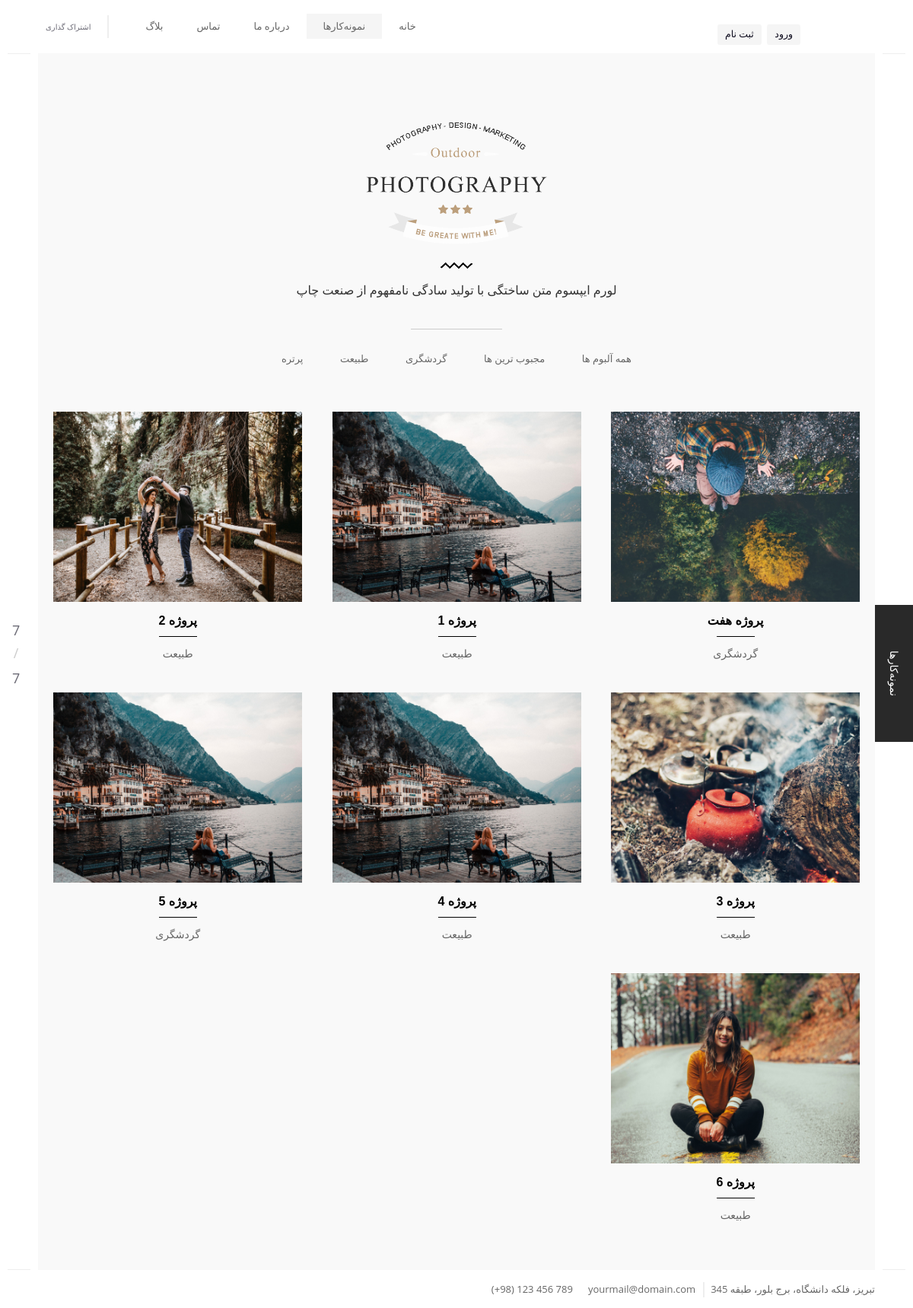
Page /gallery/ on the committed database.
### projects/models.py (models this page shows, shortened)
class Category(models.Model):
    title = models.CharField(max_length=300)
    class Meta:
        verbose_name = 'دسته بندی'
        verbose_name_plural = 'دسته بندی ها'
    def __str__(self):
        return self.title

class Project(models.Model):
    title = models.CharField(max_length=300, verbose_name='عنوان')
    info = models.TextField(verbose_name="توضیحات")
    photographer = models.ForeignKey(User, on_delete=models.SET_NULL, related_name='projects', null=True,
                                     verbose_name="عکاس")
    category = models.ForeignKey(Category, on_delete=models.SET_NULL, related_name='projects', null=True,
                                 verbose_name="دسته بندی")
    location = models.CharField(max_length=500, null=True, blank=True, verbose_name="مکان")
    customer = models.CharField(max_length=500, null=True, blank=True, verbose_name="مشتری")
    date = models.DateField(blank=True, null=True, verbose_name="تاریخ")
    add_time = models.DateField(auto_now_add=True)
    class Meta:
        ordering = ('-add_time',)
        verbose_name = 'پروژه'
        verbose_name_plural = 'پروژه ها'
    def get_absolute_url(self):
        return reverse('projects:projects_detail', kwargs={'pk': self.id})

### projects_media/models.py (models this page shows, shortened)
class Image(models.Model):
    project = models.ForeignKey(Project, on_delete=models.CASCADE, related_name='images', verbose_name='پروژه')
    image = models.ImageField(upload_to='image/projects')
    class Meta:
        verbose_name = 'عکس'
        verbose_name_plural = 'عکس ها'

### projects/views.py (the view)
# urls.py: path('', views.ProjectsListView.as_view(), name='projects_list'),
class ProjectsListView(ListView):
    model = Project
    context_object_name = 'projects'
    paginate_by = 12
    def get_queryset(self):
        queryset = super().get_queryset()
        category_title = self.request.GET.get('category')
        if category_title is not None:
            if category_title == 'bests':
                queryset = queryset.annotate(num_likes=Count('likes')).order_by('-num_likes')
            else:
                category = get_object_or_404(Category, title=category_title)
                queryset = queryset.filter(category=category)
        return queryset
    def get_context_data(self, **kwargs):
        context = super().get_context_data(**kwargs)
        context['categories'] = Category.objects.all()
        return context

### blog/context_processors.py (called while the page is built)
def new_articles(request):
    categories = models.BlogCategory.objects.all()
    new_articles = models.Article.objects.all()[:4]
    return {
        'new_articles':new_articles,
        'categories':categories
    }

### projects/templates/projects/project_list.html (shortened to what this page needs)
{% extends 'base.html' %}
{% load static %}
{% block content %}
    <div id="wrapper">
        <div class="content-holder elem scale-bg2 transition3">
            <div class="fixed-title"><span>نمونه‌کارها</span></div>
            <div class="count-folio">
                <div class="num-album"></div>
                <div class="all-album"></div>
            </div>
            <div class="content">
                <section>
                    <div class="container">
                        <div class="content-logo">
                            <img src="{% static 'images/content-logo.png' %}" alt="">
                        </div>
                        <div class="separator separator-image"><img src="{% static 'images/separator2.png' %}" alt="">
                        </div>
                        <h3 class="subtitle" style="color:#000;">لورم ایپسوم متن ساختگی با تولید سادگی نامفهوم از صنعت
                            چاپ </h3>
                        <div class="filter-holder inline-filters">
                            <div id="category-list">
                                <a href="{% url 'projects:projects_list' %}">همه آلبوم ها</a>
                                <a href="{% url 'projects:projects_list' %}?category=bests"
                                   >مجبوب
                                    ترین ها</a>
                                {% for category in categories %}
                                    <a href="{% url 'projects:projects_list' %}?category={{ category.title }}"
                                       >{{ category.title }}</a>
                                {% endfor %}
                            </div>
                        </div>
                    </div>
                    <div class="gallery-items    grid-big-pad three-coulms   vis-port-info">
                        <div id="project-list">
                            {% for project in projects %}
                                <div class="gallery-item travel">
                                    <div class="grid-item-holder">
                                        <div class="box-item">
                                            <a href="{{ project.get_absolute_url }}">
                                                {% if project.images.first == None %}
                                                    <img src={% static 'images/preimage.jpg' %} style= "width:
                                                    350px;height:
                                                    250px">
                                                {% else %}
                                                    <img src={{ project.images.first.image.url }} style= "width:
                                                    350px;height:
                                                    250px">
                                                {% endif %}
                                            </a>
                                        </div>
                                        <div class="grid-item ">
                                            <h3><a href="{{ project.get_absolute_url }}"
                                                   class="ajax portfolio-link">{{ project.title }}</a></h3>
                                            <span>{{ project.category }}</span>
                                        </div>
                                    </div>
                                </div>
                            {% empty %}
                                <h1>هیچ آلبومی یافت نشد!</h1>
                            {% endfor %}
                        </div>
                    </div>
                </section>
            </div>
        </div>
    </div>
{% endblock %}

### templates/base.html (shortened to what this page needs)
{% load static %}
<!DOCTYPE HTML>
<html lang="fa" dir="rtl">
<head>
    <link type="text/css" rel="stylesheet" href="{% static 'css/reset.css' %}">
    <link type="text/css" rel="stylesheet" href="{% static 'css/plugins.css' %}">
    <link type="text/css" rel="stylesheet" href="{% static 'css/style.css' %}">
    <link type="text/css" rel="stylesheet" href="{% static 'css/yourstyle.css' %}">
    <link type="text/css" rel="stylesheet" href="{% static 'css/bootstrap.min.css' %}">
</head>
<body>
<div id="main">
    <header>
        <div class="header-inner">
            <div style="width: 300px;height: 200px; " class="logo-holder">
                {% if request.user.is_authenticated %}
                    <div class="navbar-brand">
                        <div class="avatar">
                            <img src="{% static 'images/user.png' %}" alt="Your Avatar"
                                 class="avatar-img rounded-circle">
                            <span class="username">{{ request.user.first_name }}</span>
                            <a class="btn btn-outline-danger " href="{% url "account:logout" %}">logout </a>
                        </div>
                    </div>
                {% else %}
                    <div class="button-group-custome">
                        <button class="button-custome btn-lg"><a href="{% url 'account:login' %}"
                                                                 style="color: #0b091b"> ورود </a></button>
                        <button class="button-custome btn-lg"><a href="{% url 'account:register' %}"
                                                                 style="color: #0b091b"> ثبت نام </a></button>
                    </div>
                {% endif %}
            </div>
            <div class="show-share isShare">اشتراک گذاری</div>
            <div class="nav-holder">
                <nav>
                    <ul>
                        <li><a href="{% url 'home:home' %}"
                               class="{% if request.resolver_match.url_name == 'home' %}act-link{% endif %}">خانه</a>
                        </li>
                        <li><a href="{% url 'projects:projects_list' %}"
                               class="{% if request.resolver_match.url_name == 'projects_list' %}act-link{% endif %}">نمونه‌کارها</a>
                        </li>
                        <li><a href="{% url 'about:about' %}"
                               class="{% if request.resolver_match.url_name == 'about' %}act-link{% endif %}">درباره
                            ما </a>
                        </li>
                        <li><a href="{% url 'contact:message' %}"
                               class="{% if request.resolver_match.url_name == 'message' %}act-link{% endif %}">تماس</a>
                        </li>
                        <li><a href="{% url 'blog:article_list' %}"
                               class="{% if request.resolver_match.url_name == 'article_list' %}act-link{% endif %}">بلاگ</a>
                        </li>
                    </ul>
                </nav>
            </div>
        </div>
    </header>
    {% block content %}
    {% endblock %}
</div>
<div class="left-decor"></div>
<div class="right-decor"></div>
<footer>
    <div class="policy-box">
        <span>تبریز، فلکه دانشگاه، برج بلور، طبقه 345</span>
        <ul>
            <li><a href="#">yourmail@domain.com</a></li>
            <li><span class="ltr-text">(+98) 123 456 789</span></li>
        </ul>
    </div>
    <div class="footer-social">
        <ul>
            <li><a href="#" target="_blank"><i class="fa fa-facebook"></i></a></li>
            <li><a href="#" target="_blank"><i class="fa fa-twitter"></i></a></li>
            <li><a href="#" target="_blank"><i class="fa fa-instagram"></i></a></li>
            <li><a href="#" target="_blank"><i class="fa fa-pinterest"></i></a></li>
            <li><a href="#" target="_blank"><i class="fa fa-tumblr"></i></a></li>
        </ul>
    </div>
</footer>
</body>
</html>

### static/css/yourstyle.css (style rules this page uses)
.button-group-custome { display: inline-block; white-space: nowrap; }
.button-custome { display: inline-block; padding: 15px 5px; border: none; border-radius: 5px; background-color: rgba(220, 220, 220, 0.29); color: #100000; text-align: center; text-decoration: none; font-size: 14px; margin-right: 5px; }

### rows in the picture
Category: title "گردشگری"
Category: title "طبیعت"
Category: title "پرتره"
Project: images.first.image (picture), title "پروژه هفت", category "گردشگری"
Project: images.first.image (picture), title "پروژه 1", category "طبیعت"
Project: images.first.image (picture), title "پروژه 2", category "طبیعت"
Project: images.first.image (picture), title "پروژه 3", category "طبیعت"
Project: images.first.image (picture), title "پروژه 4", category "طبیعت"
Project: images.first.image (picture), title "پروژه 5", category "گردشگری"
Project: images.first.image (picture), title "پروژه 6", category "طبیعت"
